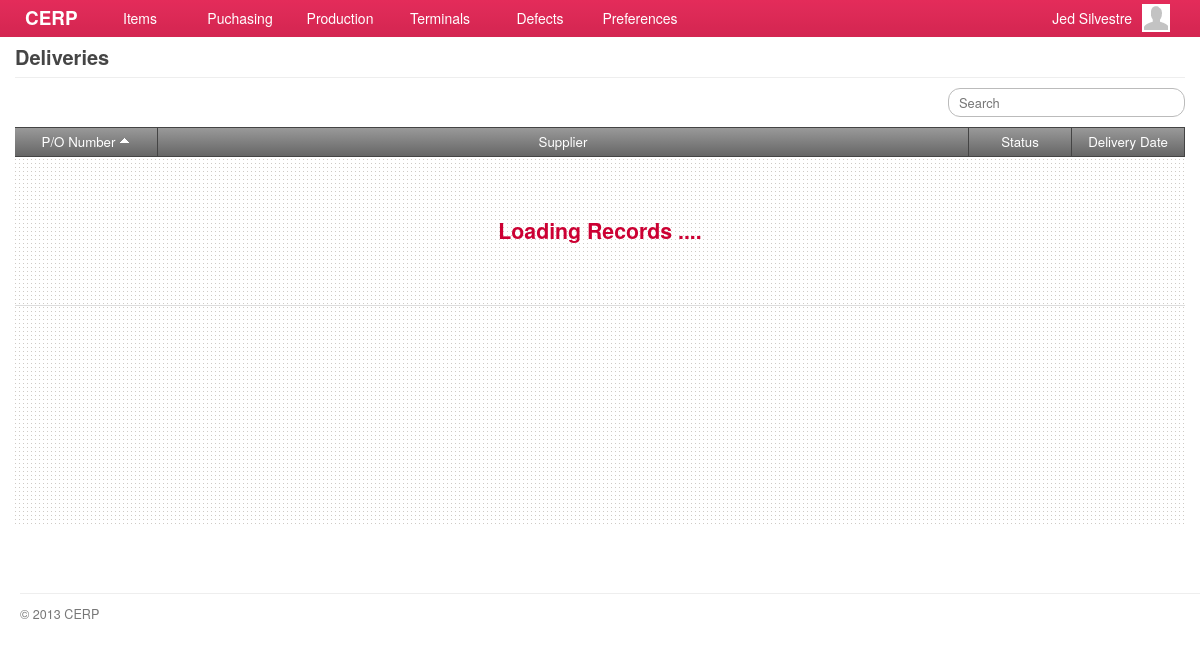
Page /account/deliveries.php (signed in) on the earlier database version.
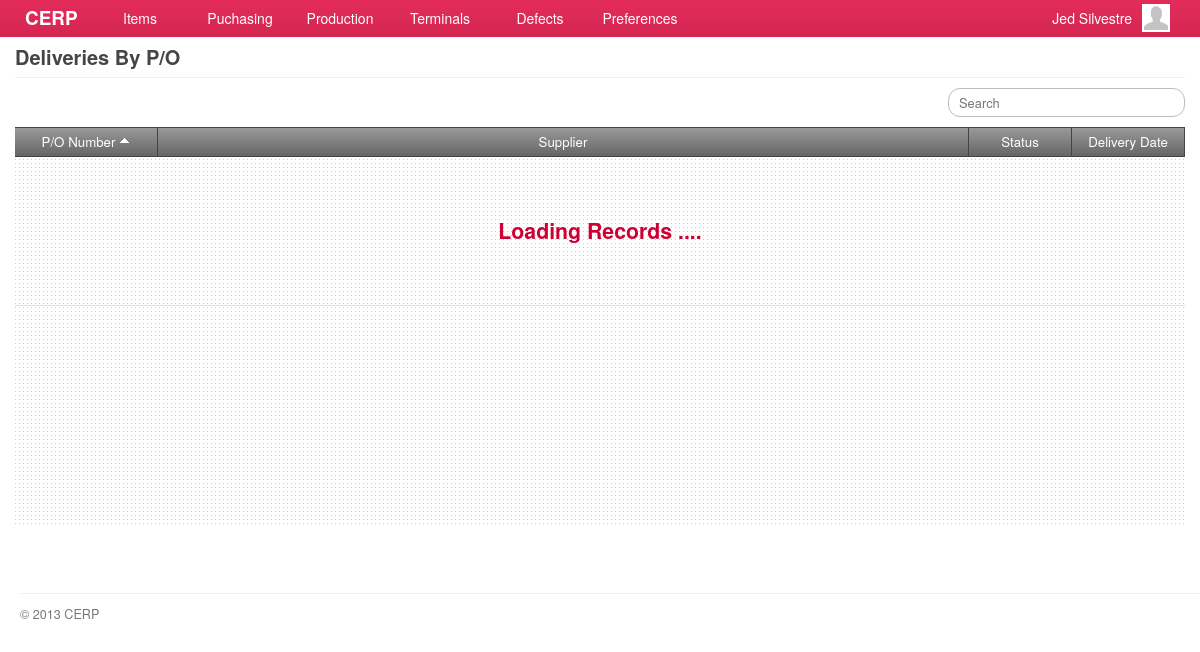
Same page on the later database version.
### tables this page shows
CREATE TABLE `capabilities` (
  `id` int(11) NOT NULL AUTO_INCREMENT,
  `title` varchar(45) DEFAULT NULL,
  `name` varchar(45) DEFAULT NULL,
  `capability` varchar(45) DEFAULT NULL,
  `url` varchar(45) DEFAULT NULL,
  `parent` int(11) DEFAULT NULL,
  PRIMARY KEY (`id`)
);

### include/general.class.php (called while the page is built, shortened)
<?php
require('database.class.php');
require('capabilities.class.php');
require('role.class.php');
$DB				= new MySQL;
  $DB->database	= "cerpdb";
  $DB->username	= "cerpuser";
  $DB->password	= "cerpuser";
  $DB->hostname	= "localhost";
$Capabilities	= new Capabilities($DB);
$Signed			= $_SESSION['user'];
$Role		= new Role($DB, $Signed['id']);
?>

### include/role.class.php (called while the page is built, shortened)
<?php
class Role
{
	private $DB;
	private $user_id;
	function Role($db, $uid) {
  	$this->DB = $db;
		$this->user_id = $uid;
  }
	function isCapableByName($cap_name) {
		foreach ($this->getUserRoles() as $user_role) {
			$result = $this->DB->Find('role_capabilities', array(
						  			'columns' 		=> 'role_capabilities.*',
						  			'joins' => 'INNER JOIN capabilities ON capabilities.id = role_capabilities.capability_id',
						  	    'conditions' 	=> 'capabilities.capability="'. $cap_name .'" AND role_id='. $user_role['role_id']));
			if(isset($result)) {
				return TRUE;
			}
		}
	}
	function getUserRoles() {
		$result = $this->DB->Get('user_roles', array(
						  			'columns' 		=> 'user_roles.role_id, roles.name',
						  			'joins' => 'INNER JOIN roles ON roles.id = user_roles.role_id',
						  	    'conditions' 	=> 'user_roles.user_id='. $this->user_id));
		if(isset($result)) {
			return $result;
		}
	}
}

### include/database.class.php (called while the page is built, shortened)
<?php
class MySQL {
  public $username	= "cerpuser";
  public $password	= "cerpuser";
  public $hostname	= "localhost";
  public function Connect() {
    $conn = mysql_connect($this->hostname, $this->username, $this->password) or die("<br/><span class='notice'><p class='error'><strong>ERROR!</strong> Unable to connect to MySQL! </p></span>");
    return $conn;
  }
  public function Query($sql) {
  	$conn = $this->Connect();
    $result = mysql_query($sql, $conn);
	return $result;
  }
  function Get($table, $args='') {
  	if (isset($args)) {
  	  $args['columns'] = (isset($args['columns']) ? $args['columns'] : '*');
  	  $args['joins'] = (isset($args['joins']) ? $args['joins'] : '');
		  $args['conditions'] = ($args['conditions'] == '' ? '' : 'WHERE '.$args['conditions']);
		  $args['sort_column'] = ($args['sort_column'] == '' ? '' : 'ORDER BY '.$args['sort_column']);
		  $args['sort_order'] = ($args['sort_order'] == '' ? '' : $args['sort_order']);
		  $args['startpoint'] = ($args['startpoint'] == '' ? '' : 'LIMIT '.$args['startpoint']);
		  $args['limit'] = ($args['limit'] == '' ? '' : ','.$args['limit']);
		}
	$data = array();
	$sql = "SELECT ".$args['columns']." FROM ".$table." ".$args['joins']." ".$args['conditions']." ".$args['sort_column']." ".$args['sort_order']." ".$args['startpoint']." ".$args['limit'];
	$result = $this->IsEmpty($this->Query($sql));
	if(!empty($result)) {
      while ($row = mysql_fetch_array($result)) {
        $data[] = $row;
      }
	}
	return $data;
  }
  function Find($table, $args='') {
  	if (isset($args)) {
  	  $args['columns'] = (isset($args['columns']) ? $args['columns'] : '*');
  	  $args['joins'] = (isset($args['joins']) ? $args['joins'] : '');
	  $args['conditions'] = ($args['conditions'] == '' ? '' : 'where '.$args['conditions']);
	}
	$sql = "SELECT ".$args['columns']." FROM ".$table." ".$args['joins']." ".$args['conditions'] ." ". $args['sort_column'];
	$row = $this->IsEmpty($this->Query($sql));
	return mysql_fetch_array($row);
  }
  private function IsEmpty($result) {
    if(mysql_num_rows($result) > 0) return $result;
    return null;
  }
}

### include/capabilities.class.php (called while the page is built, shortened)
<?php
class Capabilities {
  private $DB;
	public $All;
	function Capabilities($db) {
		$this->DB = $db;
		$this->GetCapabilities();
	}
  function GetTitle() {
    global $capability_key;
	return $this->All[$capability_key]['title'];
  }
	function GetCapabilities() {
		$capabilities = $this->DB->Get('capabilities', array(
					  			'columns' 		=> 'id, capability, title, name, parent, url',
					  	    'conditions' 	=> 'parent IS NOT null ORDER BY parent'));
		$all = array();
		foreach ($capabilities as $cap) {
			$all[$cap['capability']] = array('title' => $cap['title'],'name' => $cap['name'], 'url' => $cap['url'], 'parent' => $cap['parent']);
		}
		$this->All = $all;
	}
}

### account/deliveries.php (the view, shortened to what this page needs)
<?php
  $capability_key = 'deliveries';
  require('header.php');
	$allowed = $Role->isCapableByName($capability_key);
	if(!$allowed) {
		require('inaccessible.php');
	}else{
?>
	<div id="page">
		<div id="page-title">
    	<h2>
      	<span class="title"><?php echo $Capabilities->GetTitle(); ?></span>
      </h2>
		</div>
		<div id="content">
      <div class="search">
        <input type="text" id="keyword" name="keyword" placeholder="Search" />
      </div>
      <div id="grid-deliveries" class="grid jq-grid" style="min-height:400px;">
        <table cellspacing="0" cellpadding="0">
          <thead>
            <tr>
							<td class="border-right text-center" width="130"><a class="sort default active up" column="purchase_number">P/O Number</a></td>
              <td class="border-right text-center"><a class="sort down" column="supplier_name">Supplier</a></td>
              <td class="border-right text-center" width="90"><a class="sort" column="status">Status</a></td>
              <td class="border-right text-center" width="100"><a class="sort" column="delivery_date">Delivery Date</a></td>
            </tr>
          </thead>
          <tbody></tbody>
        </table>
      </div>
		</div>
	</div>
<?php }
require('footer.php'); ?>

### account/header.php (shortened to what this page needs)
<?php
require('../include/general.class.php');
?>
<!DOCTYPE html>
<html lang="en">
	<head>
		<link rel="stylesheet" href="../stylesheets/main.css" />
		<link rel="stylesheet" href="../stylesheets/form.css" />
		<link rel="stylesheet" href="../stylesheets/grid.css" />
		<link rel="stylesheet" href="../stylesheets/jquery.css" />
    <link rel="stylesheet" href="../stylesheets/simplePagination.css">
		<link rel="stylesheet" href="../stylesheets/jquery.modal.css" />
		<link rel="stylesheet" href="../stylesheets/smoothness/jquery-ui-1.10.1.custom.css" />
	</head>
	<body>
    <div id="container">
      <div id="header">
				<a id="brand" href="index.php" style="text-decoration: none">CERP</a>
			</div>
      <div id="main-menu">
        <div class="menu">
        	<a href="#" alt="#menu-items" class="show-submenu">Items</a>
        </div>
        <div class="menu">
          <a href="#" alt="#menu-purchasing" class="show-submenu">Puchasing</a>
        </div>
        <div class="menu">
          <a href="#" alt="#menu-production" class="show-submenu">Production</a>
        </div>
        <div class="menu">
          <a href="#" alt="#menu-terminals" class="show-submenu">Terminals</a>
        </div>
        <div class="menu">
          <a href="#" alt="#menu-defects" class="show-submenu">Defects</a>
        </div>
        <div class="menu">
          <a href="#" alt="#menu-preferences" class="show-submenu">Preferences</a>
        </div>
      </div>
      <div id="menu-profile">
         <div class="avatar small"></div>
         <span><?php echo $Signed['first_name']." ". $Signed['last_name']; ?> </span>
      </div>
    </div>

### account/footer.php (shortened to what this page needs)
      <div id="footer">
        <p>&copy; 2013 CERP</p>
      </div>
  </body>
</html>

### stylesheets/main.css (style rules this page uses)
*, html, body { margin:0;padding:0; }
html { font-size: 100%; -webkit-text-size-adjust: 100%; -ms-text-size-adjust: 100%; }
body { margin: 0; font-family:"Helvetica Neue", Helvetica, Arial, sans-serif; font-size:14px; line-height:20px; color:#454545; background-color:#ffffff; }
h1, h2, h3, h4 { padding:0 0 5px; margin:0 0 10px; }
h2 { font-size:20px; }
a { color: #0088cc; text-decoration: none; outline:none; }
#container { position: fixed; z-index:1; width:100%; height:37px; opacity:0.85; filter:alpha(opacity=85); }
#header { position:relative; padding:0 25px; height:37px; background-color:#cc0033; background-image:-moz-linear-gradient(top, #df083e, #cc0033); background-image:-webkit-gradient(linear, 0 0, 0 100%, from(#df083e), to(#cc0033)); background-image:-webkit-linear-gradient(top, #df083e, #cc0033); background-image:-o-linear-gradient(top, #df083e, #cc0033); background-image:linear-gradient(to bottom, #df083e, #cc0033); color:#ffffff; font-size:135%; }
#header a { color:#ffffff; }
#page { background-color:#ffffff; font-size:95%; }
#content { padding:0 15px; min-height: 500px; }
#footer { display:block; padding:5px 0px 0px 20px; }
#brand { float:left; display:block; margin:8px 0 0; font-weight:bold; }
#main-menu { position:absolute; display:block; top:0; left:90px; z-index: 99; }
#main-menu .menu { float:left; width:100px; height:37px; text-align:center; outline:none; cursor:pointer; }
#main-menu .menu a { margin:8px 0 0; display:block; color:#ffffff; outline:none; }
#menu-profile { position:absolute; top:0; right:25px; display:block; padding:3px 5px 0 0; width:170px; height:33px; color:#fff; cursor:pointer; }
#menu-profile .avatar { float:right; margin:1px 0 0 10px; border:none; }
#menu-profile span { float:right; display:block; margin-top:5px; }
#page-title { margin:0 15px 10px; padding:47px 0 0; border-bottom:solid 1px #eeeeee; }
#page-title h2 { margin:0; padding:0 0 10px; }
#page-title h2 .title { float:left; padding-right:5px; }
#footer p { padding:10px 0 0; border-top:solid 1px #eeeeee; color:#777777; font-size:90%; }
.avatar { border:solid 1px #dddddd; background:#ffffff url('../images/icons/man-24x24.png') no-repeat center; }
.avatar.small { width:28px; height:28px; }
.border-right { border-right:solid 1px #dddddd; }
.text-center { text-align:center; }

### stylesheets/form.css (style rules this page uses)
input, textarea, select { padding:4px 5px; border:solid 1px #bbbbbb; color:#222222; font-size:97%; font-family:"Helvetica Neue", Helvetica, Arial, sans-serif; -webkit-border-radius:3px; -moz-border-radius:3px; border-radius:3px; }

### stylesheets/grid.css (style rules this page uses)
.grid { min-width:750px; overflow-x:scroll; background:#ffffff url('../images/bg-dotted.png') repeat left top; }
.grid table { margin:0; padding:0; width:100%; }
.grid table thead tr td { padding:4px 6px; border-top:solid 1px #444444; border-bottom:solid 1px #444444; background-color:#666666; background-image:-moz-linear-gradient(top, #999999, #666666); background-image:-webkit-gradient(linear, 0 0, 0 100%, from(#999999), to(#666666)); background-image:-webkit-linear-gradient(top, #999999, #666666); background-image:-o-linear-gradient(top, #999999, #666666); background-image:linear-gradient(to bottom, #999999, #666666); color:#ffffff; font-weight:normal; }
.grid table thead tr td.border-right { border-color:#444444; }
.grid table thead tr td a { color:#ffffff; }
.grid table thead tr td a.sort { padding:0 0 0 0; }
.grid table thead tr td a.sort.active { padding:0 15px 0 0; background:url('../images/icons/icon-sort-down.png') no-repeat right 3px; }
.grid table thead tr td a.sort.active.up { background:url('../images/icons/icon-sort-up.png') no-repeat right 4px; }
.search { margin:0 0 10px; text-align:right; }
.search input { padding-left:10px; width:220px; -webkit-border-radius:12px; -moz-border-radius:12px; border-radius:12px; }

Differences in the rows shown:
changed capabilities: title "Deliveries" → "Deliveries By P/O"
